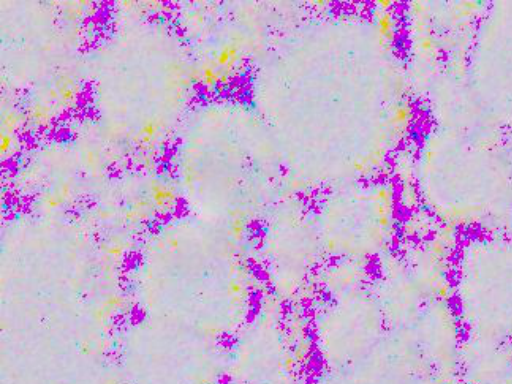
#> input picture img_crop_1_1.png, 512 x 384 px
$ python latihan-2.py
#> lines starting #> are read from the running program, lines starting #| are printed output that depends on the picture
import cv2 as cv

def konvertMeganta(img_path):
#> called with img_path = './img_crop_1_1.png'
    img = cv.imread(img_path)
#> img is the input picture: shape (384, 512, 3); mean B, G, R 209.7, 175.1, 200.9

    for i in range(0, 384):     # ukuran tinggi gambar
        for j in range(0, 512):     # ukuran lebar gambar
            # mengambil data piksel gambar
            img[i][j] = [255, 0, 255]
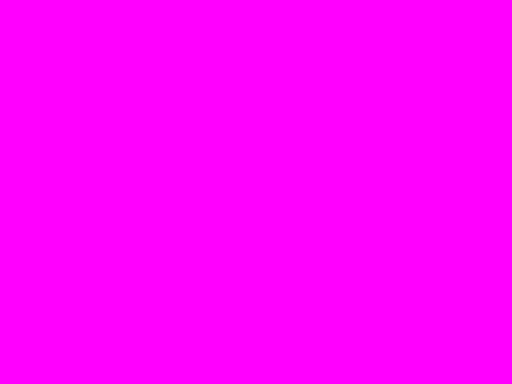
#> img: shape (384, 512, 3); mean B, G, R 255, 0, 255

    cv.imshow("koversi gambar jadi full meganta", img)
    cv.waitKey(0)

# img = "./kucing-bg-hijau.jpg"
img = "./img_crop_1_1.png"
konvertMeganta(img)
